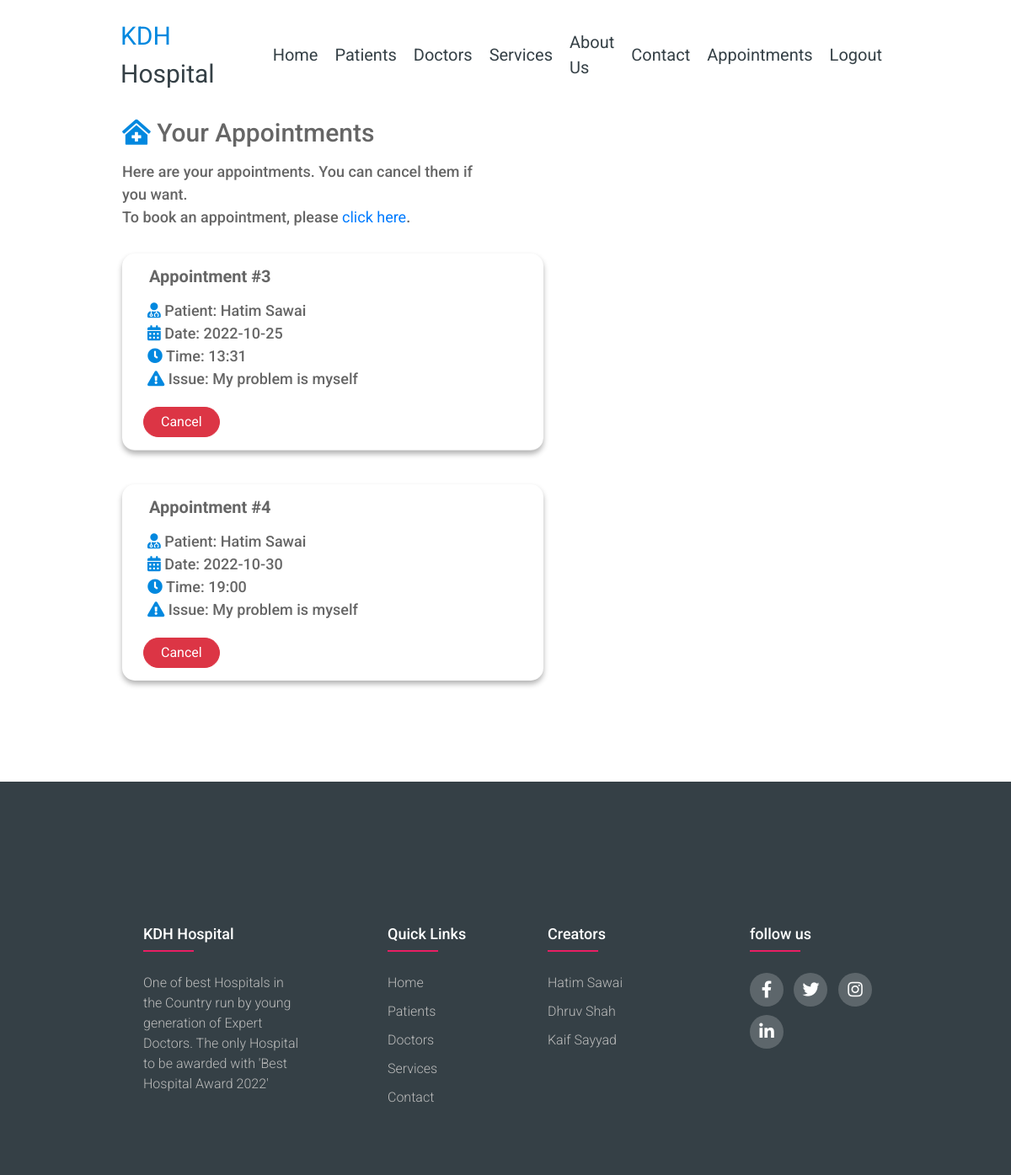
Before: /appointments (signed in) with the older database file.
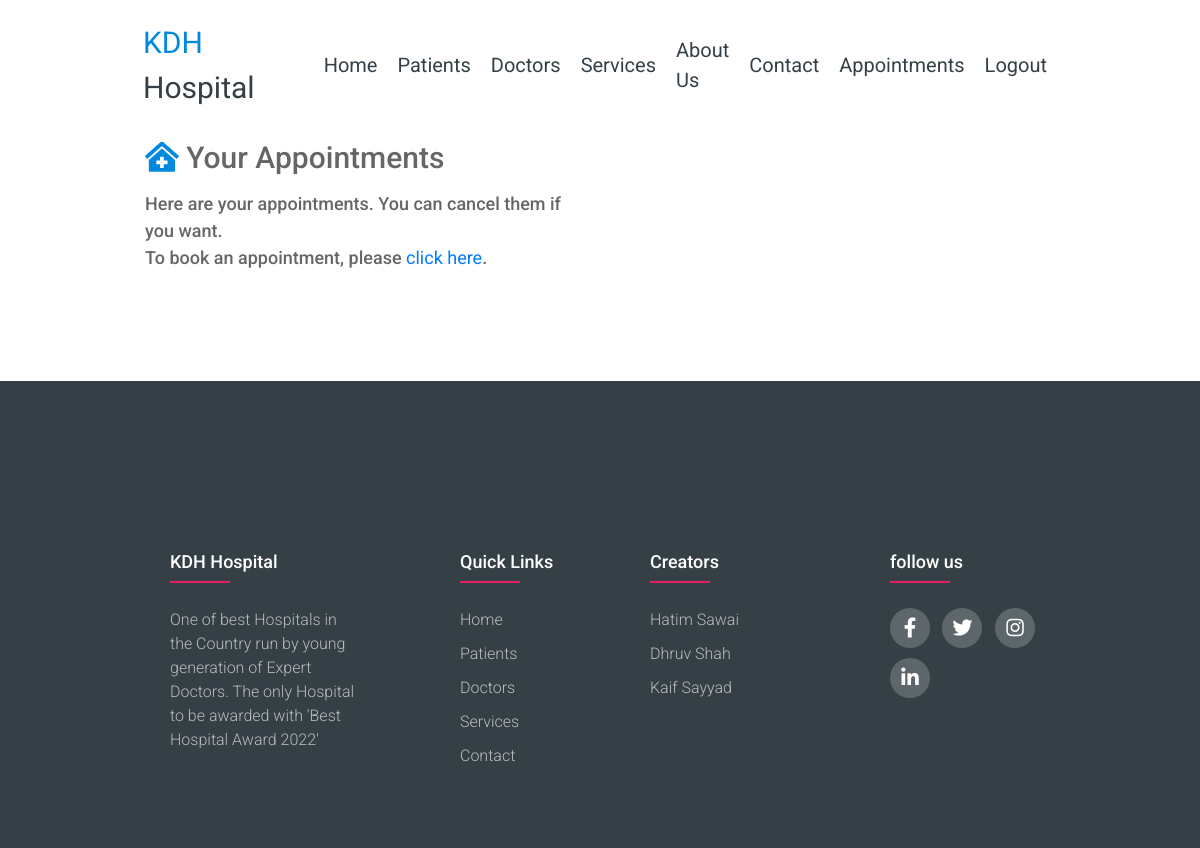
After: the same page with the newer database file.
### website/models.py (models this page shows)
class Appointments(db.Model):
    id = db.Column(db.Integer, primary_key=True)
    name = db.Column(db.String(150))
    email = db.Column(db.String(150))
    number = db.Column(db.Integer)
    address = db.Column(db.String(150))
    problem = db.Column(db.String(150))
    date = db.Column(db.String(150))
    time = db.Column(db.String(150))

### website/views.py (the view)
@views.route('/appointments',methods=['GET', 'POST'])
@login_required
def appointments():
    return render_template("tabs/appointments.html",user=current_user,appointments=Appointments.query.all())

### website/__init__.py (called while the page is built)
def create_app():
    app = Flask(__name__)
    app.config['SECRET_KEY'] = 'kdh5253'
    app.config['SQLALCHEMY_DATABASE_URI'] = f'sqlite:///{DB_NAME}'
    db.init_app(app)
    from .views import views
    from .auth import auth
    app.register_blueprint(views, url_prefix='/')
    app.register_blueprint(auth, url_prefix='/')
    from .models import Patients,Doctors,Appointments
    create_database(app)
    login_manager = LoginManager()
    login_manager.login_view = 'auth.login'
    login_manager.init_app(app)
    @login_manager.user_loader
    def load_user(id):
        return Patients.query.get(int(id))
    return app

### website/templates/tabs/appointments.html (shortened to what this page needs)
<!DOCTYPE html>
<html lang="en">
<head>
    <link rel="stylesheet" href="https://cdnjs.cloudflare.com/ajax/libs/aos/2.3.4/aos.css">
    <link rel="stylesheet" href="https://cdnjs.cloudflare.com/ajax/libs/magnific-popup.js/1.1.0/magnific-popup.min.css">
    <link rel="stylesheet" href="https://cdnjs.cloudflare.com/ajax/libs/twitter-bootstrap/4.5.3/css/bootstrap.min.css">
    <link rel="stylesheet" href="https://cdnjs.cloudflare.com/ajax/libs/font-awesome/5.15.1/css/all.min.css">
    <link rel="stylesheet" href="../../static/css/app.css">
    <link rel="stylesheet" href="../../static/css/style.css">
</head>
<body>
    <header>
    <div class="container">
        <a href="/" class="logo"><span>KDH</span> Hospital</a>
        <nav class="nav">
          <ul>
            <li><a href="/">Home</a></li>
            <li><a href="/patients">Patients</a></li>
            <li><a href="/doctors">Doctors</a></li>
            <li><a href="/services">Services</a></li>
            <li><a href="/about">About Us</a></li>
            <li><a href="/contact">Contact</a></li>
            {% if user.is_authenticated %}
            <li><a href="/appointments">Appointments</a></li>
            <li><a href="/logout">Logout</a></li>
            {% endif %}
        </ul>
        </nav>
    </div>
    </header>
    <section class="appointment" id="appointment">
    <div class="container">
        <div class="row">
            <div class="col-lg-6">
                <div class="appointment-content">
                    <div class="title" style="font-size:30px;font-weight:500;color:#666;padding-left:10px;padding-bottom:10px;padding-top:35px;">
                    <i class="fas fa-clinic-medical" style="color:#0188DF"></i> Your Appointments
                    </div>
                    <p class="text" style="font-size:18px;font-weight:500;color:#666;padding-left:10px;">
                    Here are your appointments. You can cancel them if you want.
                    <br>
                    To book an appointment, please <a href="/contact">click here</a>.
                    </p>
                    <ol class="list-group list-group-flush" data-aos="fade-right">
                        {% for appointment in appointments %}
                        {% if appointment.email == user.email %}
                        <li class="list-group-item">
                            <div class="appointment-item">
                                <div class="appointment-info">
                                    <h2 class="sub-title" style="font-weight:bold;padding-left:17px;padding-bottom:10px;">Appointment #{{ appointment.id }}</h2>
                                    <p class="text" style="font-size:18px;font-weight:500;color:#666;padding-left:15px;padding-bottom:10px;">
                                    <i class="fas fa-user-md" style="color:#0188DF"></i> Patient: {{ appointment.name }}
                                    <br>
                                    <i class="fas fa-calendar-alt" style="color:#0188DF"></i> Date: {{ appointment.date }}
                                    <br>
                                    <i class="fas fa-clock" style="color:#0188DF"></i> Time: {{ appointment.time }}
                                    <br>
                                    <i class="fas fa-exclamation-triangle" style="color:#0188DF"></i> Issue: {{ appointment.problem }}
                                    </p>
                                </div>
                                <div class="appointment-btn" style="padding-left: 10px;">
                                    <button type="button" class="btn btn-danger" style="font-size:16px;border-radius:20px;padding:5px 20px 5px 20px;" onclick="cancelAppointment({{ appointment.id }})">Cancel</button>
                                </div>
                            </div>
                        </li>
                        {% endif %}
                        {% endfor %}
                    </ol>
                </div>
            </div>
        </div>
    </div>
    </section>
    <div class="empty-space" style="height: 100px;"></div>
    <footer class="footer">
        <div id="footer"></div>
    </footer>
</body>
</html>

### website/static/css/app.css (style rules this page uses)
* { margin: 0px; padding: 0px; box-sizing: border-box; font-family: 'Poppins', sans-serif; }
.container { width: 80%; display: block; margin: auto; padding-top: 100px; }
body { line-height: 1.5; font-family: 'Poppins', sans-serif; }
* { margin: 0; padding: 0; box-sizing: border-box; }
.container { max-width: 1170px; margin: auto; }
.row { display: flex; flex-wrap: wrap; }
ul { list-style: none; }
.footer { background-color: #24262b; padding: 70px 0; }

### website/static/css/style.css (style rules this page uses)
:root { --blue:#0188DF; --black:#354046; --fros-blue-color: #0050d5; --light-blue-color: #16c5ff; --dark-color: #202020; --light-gray: #dedede; --dark-gray: #a1a1a0; --light-color: #fff; }
* { font-family: 'Roboto', sans-serif; margin:0; padding:0; box-sizing: border-box; outline: none !important; text-decoration: none !important; text-transform: none !important; font-weight: 400; transition: all .2s linear; -webkit-box-sizing: border-box; box-sizing: border-box; }
html { font-size: 62.5%; overflow-x: hidden; }
body { overflow-x: hidden; }
section { overflow: hidden; }
header { width:100%; position: fixed; top:0; left: 0; padding:2rem 1rem; z-index: 1000; }
header .container { padding-top: 0%; display: flex; align-items: center; justify-content: space-between; }
header a { color:var(--black); }
header .container .logo { font-size: 3rem; }
header .container .logo span { color:var(--blue); }
header .nav ul { margin:0; padding: 0; display: flex; align-items: center; justify-content: space-between; list-style: none; }
header .nav ul li { margin: 0 1rem; }
header .nav ul li a { font-size: 2rem; }
.footer { background:var(--black); }

Changed rows visible on the page:
removed Appointments: id "3", name "Hatim Sawai", date "2022-10-25", time "13:31", problem "My problem is myself"
removed Appointments: id "4", name "Hatim Sawai", date "2022-10-30", time "19:00", problem "My problem is myself"
